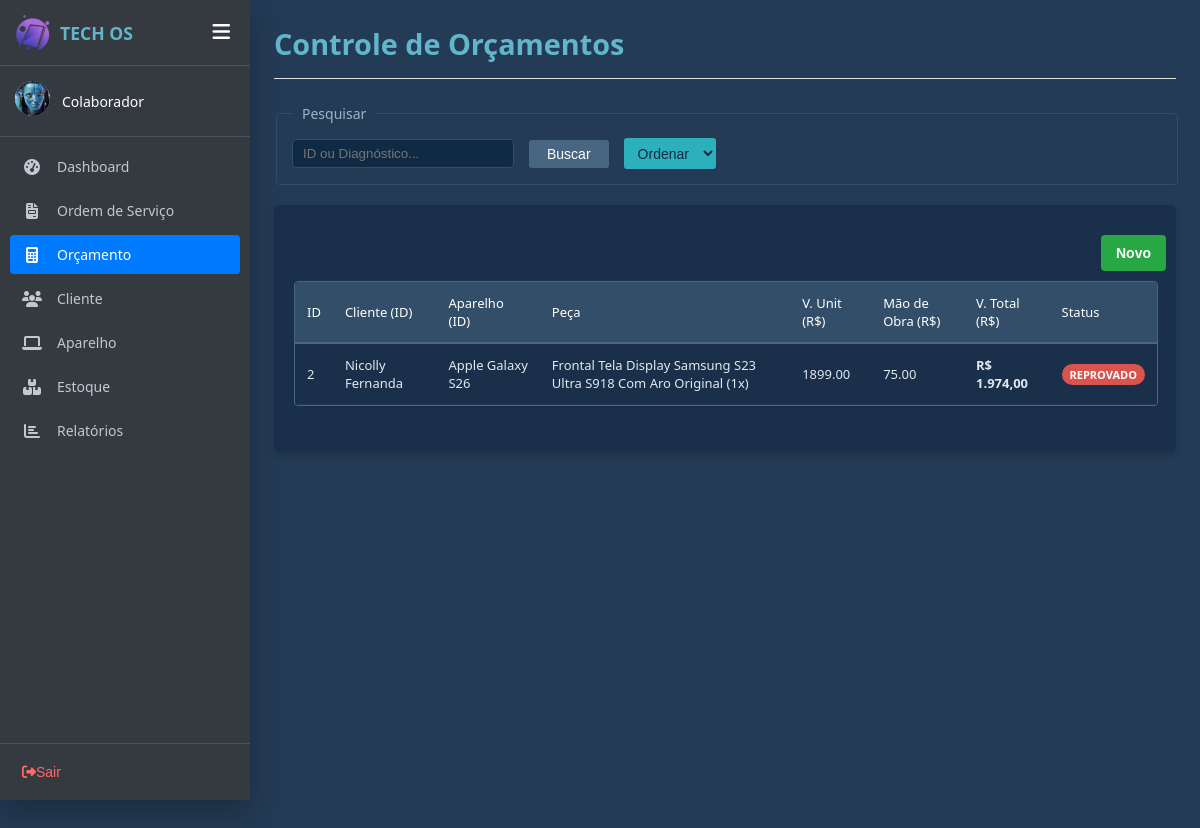
Screenshot of /orcamentos.php with the database file from the repository.
### tables this page shows
CREATE TABLE `orcamento` (
  `idOrcamento` int(11) NOT NULL COMMENT 'Chave primária de identificação do orçamento',
  `diagnostico` varchar(255) DEFAULT NULL COMMENT 'Avaliação técnica inicial, defeito constatado ou parecer profissional sobre o problema',
  `peca` varchar(255) DEFAULT NULL COMMENT 'Descrição das peças principais necessárias',
  `valorUni` decimal(10,2) DEFAULT 0.00 COMMENT 'Valor unitário associado(subtotal das peças)',
  `maoObra` decimal(10,2) DEFAULT 0.00 COMMENT 'Valor cobrado pelo serviço',
  `valorTotal` decimal(10,2) DEFAULT 0.00 COMMENT 'Valor total do orçamento',
  `status` varchar(50) DEFAULT 'aberto' COMMENT 'Situação atual do orçamento(aberto,aprovado, reprovado, finalizado).',
  `OS_idOS` int(11) DEFAULT NULL COMMENT 'Chave estrangeira.Vincula este orçamento à Ordem de Serviço correspondente, se houver.',
  `Cliente_idCliente` int(11) NOT NULL COMMENT 'Chave estrangeira. Identifica o cliente que solicitou o orçamento',
  `Aparelho_idAparelho` int(11) NOT NULL COMMENT 'Chave estrangeira. Vincula o orçamento ao aparelho que passará pelo serviço',
  `dataOrcamento` datetime DEFAULT current_timestamp() COMMENT 'Data e hora de criação ou registro do orçamento no sistema'
);

CREATE TABLE `clientes` (
  `idCliente` int(11) NOT NULL COMMENT 'Número de identificação do cliente',
  `nomeCliente` varchar(150) NOT NULL COMMENT 'Nome do cliente que será cadastrado ',
  `cpfCliente` varchar(15) NOT NULL COMMENT 'CPF completo do cliente',
  `emailCliente` varchar(150) NOT NULL COMMENT 'Endereço de email principal para contato e notificações',
  `telefoneCliente` varchar(20) NOT NULL COMMENT 'O número para contato com o cliente',
  `cepCliente` varchar(10) NOT NULL COMMENT 'O CEP para identificar o endereço do cliente',
  `enderecoCliente` varchar(30) NOT NULL COMMENT 'O nome da rua em que mora',
  `numeroCliente` varchar(20) NOT NULL COMMENT 'Número da residência',
  `complementoCliente` varchar(50) NOT NULL COMMENT 'O complemento opcional para identificar onde o cliente mora',
  `bairroCliente` varchar(40) NOT NULL COMMENT 'O bome do Bairro do cliente',
  `cidadeCliente` varchar(30) NOT NULL COMMENT 'O nome da cidade em que reside',
  `estadoCliente` varchar(30) NOT NULL COMMENT 'O nome do Estado em que mora'
);

CREATE TABLE `marca` (
  `idMarca` int(11) NOT NULL COMMENT 'Chave primária de identificação da marca',
  `nomeMarca` varchar(100) NOT NULL COMMENT 'Marca do produto'
);

CREATE TABLE `modelo` (
  `idModelo` int(11) NOT NULL COMMENT 'Chave primária de identificação do modelo do aparelho',
  `nomeModelo` varchar(100) NOT NULL COMMENT 'nome do modelo do aparelho',
  `Marca_idMarca` int(11) NOT NULL
);

### orcamentos.php (the view, shortened to what this page needs)
<!DOCTYPE html>
<html lang="pt-BR">
<head>
    <link rel="stylesheet" href="css/style_geral.css">
    <link rel="stylesheet" href="css/style_orcamento.css">
</head>
<body>
    <?php include('sidebar.php'); ?>
    <div class="page-content">
        <div class="os-header">
            <div>
                <h2>Controle de Orçamentos</h2>
            </div>
        </div>
        <fieldset class="search-fieldset">
            <legend>Pesquisar</legend>
            <div class="search-box">
                <input type="text" id="pesquisar" name="pesquisar" placeholder="ID ou Diagnóstico...">
                <button type="button" class="btn btn-blue" id="btnBuscar">Buscar</button>
                <select id="ordenarSelect" class="btn btn-cyan" style="color: #102a43; cursor: pointer; height: 31px; padding: 0 10px;">
                    <option value="" style="color: black;">Ordenar</option>
                </select>
            </div>
        </fieldset>
        <div class="section-card">
        <div class="footer-actions">
            <button type="button" class="btn btn-sucesso" id="btnNovoOrcamento">Novo</button>
        </div>
            <div class="table-container">
                <table class="os-table" id="orcamentoTable">
                    <thead>
                        <tr>
                            <th>ID</th>
                            <th>Cliente (ID)</th>
                            <th>Aparelho (ID)</th>
                            <th>Peça</th>
                            <th>V. Unit (R$)</th>
                            <th>Mão de Obra (R$)</th>
                            <th>V. Total (R$)</th>
                            <th>Status</th>
                        </tr>
                    </thead>
                    <tbody>
                        <?php echo listarOrcamentos(); ?>
                    </tbody>
                </table>
            </div>
        </div>
    </div>
</body>
</html>

### php/funcaoOrcamento.php (shortened to what this page needs)
<?php
function listarOrcamentos(){
    $html = "";
        $sql = "SELECT o.idOrcamento, c.nomeCliente, m.nomeMarca, mo.nomeModelo,
                    o.peca, o.valorUni, o.maoObra, o.valorTotal, o.status, o.diagnostico,
                    o.Cliente_idCliente, o.Aparelho_idAparelho
                FROM orcamento o
                INNER JOIN clientes c ON o.Cliente_idCliente = c.idCliente
                INNER JOIN aparelho a ON o.Aparelho_idAparelho = a.idAparelho
                INNER JOIN modelo mo ON a.Modelo_idModelo = mo.idModelo
                INNER JOIN marca m ON mo.Marca_idMarca = m.idMarca";
    include("includes/conexao.php");
    $result = mysqli_query($conn, $sql);
    if($result && mysqli_num_rows($result) > 0){
        foreach($result as $coluna){
            $statusFormatado = ucfirst($coluna['status']);
            if(strtolower($coluna['status']) == 'recusado' || strtolower($coluna['status']) == 'reprovado') $classeBadge = 'badge-reprovado';
            $idO = $coluna['idOrcamento'];
            $pecasResult = mysqli_query($conn, "SELECT peca, quantidade FROM orcamento_peca WHERE Orcamento_idOrcamento = $idO");
            $listaPecas = [];
            while($p = mysqli_fetch_assoc($pecasResult)){
                $listaPecas[] = $p['peca'] . " (" . $p['quantidade'] . "x)";
            }
            $txtPecas = count($listaPecas) > 0 ? implode(", ", $listaPecas) : "Sem peças vinculadas";
            $html .= "<tr class='orcamento-row' style='cursor: pointer;'
                        data-id='".$coluna['idOrcamento']."'
                        data-cliente='".htmlspecialchars($coluna['nomeCliente'], ENT_QUOTES, 'UTF-8')."'
                        data-cliente-id='".$coluna['Cliente_idCliente']."'
                        data-aparelho-id='".$coluna['Aparelho_idAparelho']."'
                        data-aparelho='".$coluna['nomeMarca']." ".$coluna['nomeModelo']."'
                        data-diagnostico='".htmlspecialchars($coluna['diagnostico'] ?? '', ENT_QUOTES, 'UTF-8')."'
                        data-pecas='".htmlspecialchars($txtPecas, ENT_QUOTES, 'UTF-8')."'
                        data-mao-obra='".$coluna['maoObra']."'
                        data-total='".$coluna['valorTotal']."'
                        data-status='".ucfirst($coluna['status'])."'>
                    <td>".$coluna['idOrcamento']."</td>
                    <td>".$coluna['nomeCliente']."</td>
                    <td>".$coluna['nomeMarca']." ".$coluna['nomeModelo']."</td>
                    <td>".$txtPecas."</td>
                    <td>".$coluna['valorUni']."</td>
                    <td>".$coluna['maoObra']."</td>
                    <td><strong>R$ ".number_format($coluna['valorTotal'], 2, ',', '.')."</strong></td>
                    <td>";
            if (strtolower($coluna['status']) == 'aberto') {
                $html .= "<button type= 'button' class='badge badge-aberto' onclick='abrirModalStatus(".$coluna['idOrcamento'].")' style='cursor:pointer; border: none;'>Aberto</button>";
            } else {
                $html .= "<span class='badge ".$classeBadge."'>".$statusFormatado."</span>";
            }
            $html .= "</td></tr>";
        }
    } else {
        $html .= "<tr><td colspan='8' style='text-align:center;'>Nenhum orçamento cadastrado.</td></tr>";
    }
    return $html;
}
?>

### css/style_geral.css (style rules this page uses)
.page-content { display: flex; flex-direction: column; width: 100%; padding: 24px; min-height: 100vh; overflow-x: hidden; background-color: #243b55; color: #ffffff; font-family: 'Segoe UI', Tahoma, Geneva, Verdana, sans-serif; }
.os-header { display: flex; justify-content: space-between; align-items: center; border-bottom: 1px solid #e0e0e0; padding-bottom: 10px; margin-bottom: 25px; }
.os-header h2 { font-size: 1.8rem; color: #62b6cb; margin: 0 0 5px 0; }
.search-fieldset { border: 1px solid #334e68; border-radius: 4px; padding: 15px; margin-bottom: 20px; width: 100%; box-sizing: border-box; }
.search-fieldset legend { padding: 0 10px; font-size: 14px; color: #9fb3c8; }
.search-box { display: flex; align-items: center; gap: 15px; }
.search-box input[type="text"] { background-color: #102a43; border: 1px solid #334e68; color: white; padding: 6px 10px; border-radius: 4px; width: 200px; outline: none; }
.btn { padding: 6px 18px; border: none; border-radius: 3px; cursor: pointer; font-size: 14px; transition: background 0.2s; }
.btn-blue { background-color: #486581; color: white; }
.btn-cyan { background-color: #2cb1bc; color: #102a43; font-weight: 500; }
.badge { padding: 3px 8px; border-radius: 12px; font-size: 11px; text-transform: uppercase; font-weight: bold; }
.badge-reprovado { background-color: #d9534f; color: #fff; }
.btn-sucesso { background-color: #28a745; color: white; border: none; padding: 10px 15px; border-radius: 4px; cursor: pointer; font-weight: bold; }
.section-card { background-color: #1a304a; border-radius: 6px; padding: 20px; box-shadow: 0 4px 6px rgba(0, 0, 0, 0.15); }
.table-container { border: 1px solid #486581 !important; border-radius: 4px; background-color: #1a304a; overflow-x: auto; margin-bottom: 25px; width: 100%; flex-grow: 1; }
.os-table { width: 100%; border-collapse: collapse; text-align: left; font-size: 13px; }
.os-table th { background-color: #334e68; color: #ffffff; padding: 12px; font-weight: 500; border-bottom: 2px solid #486581; }
.os-table td { padding: 12px; border-bottom: 1px solid #243b53; color: #e2e8f0; }
.footer-actions { display: flex; justify-content: right; gap: 15px; width: 100%; margin-top: auto; padding: 10px; }

### css/sidebar.css (style rules this page uses)
:root { --sidebar-bg: #343a40; --sidebar-hover: rgba(255, 255, 255, 0.1); --sidebar-active: #007bff; --text-color: #c2c7d0; --sidebar-width: 250px; }
body { margin: 0; font-family: 'Segoe UI', Tahoma, Geneva, Verdana, sans-serif; display: flex; background-color: #243b55; color: #ffffff; min-height: 100vh; transition: padding-left 0.3s ease; padding-left: var(--sidebar-width); }

### rows the page displays
orcamento: idOrcamento "2", clientes.nomeCliente "Nicolly Fernanda", marca.nomeMarca "Apple", modelo.nomeModelo "Galaxy S26", txtPecas "Frontal Tela Display Samsung S23 Ultra S918 Com Aro Original (1x)", valorUni "1899.00", maoObra "75.00", valorTotal "1.974,00", status "REPROVADO"

### other values shown
nomeFuncionario($idLogado) "Colaborador"
